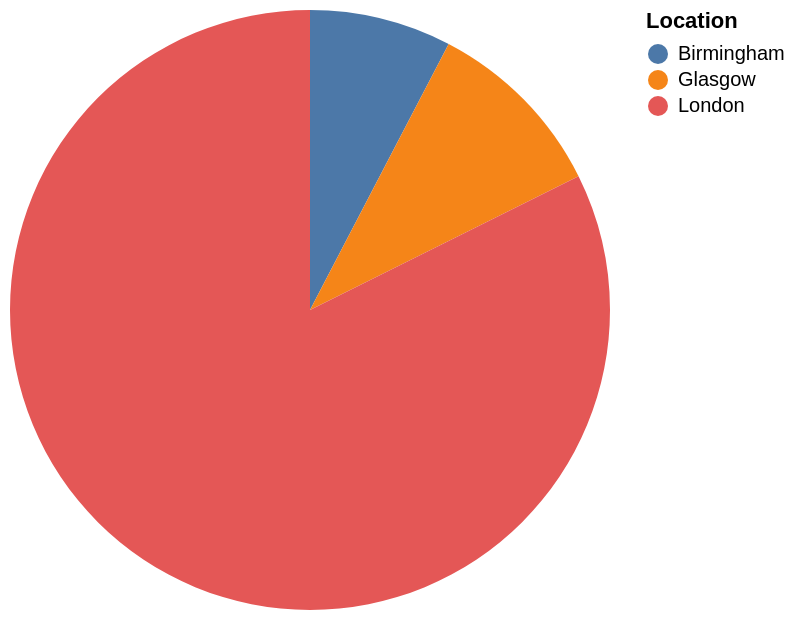

This figure's Vega-Lite source:
### Vega-Lite specification from a JSON file in a GitHub repository (floating-point values rounded to 4 significant figures)
{"data": {"values": [{"x_data": "Birmingham", "y_data": 13}, {"x_data": "Glasgow", "y_data": 17}, {"x_data": "London", "y_data": 140}]}, "mark": "arc", "encoding": {"theta": {"field": "y_data", "type": "quantitative", "title": "SUM(Number_of_Platforms)"}, "color": {"field": "x_data", "type": "nominal", "title": "Location"}}}
